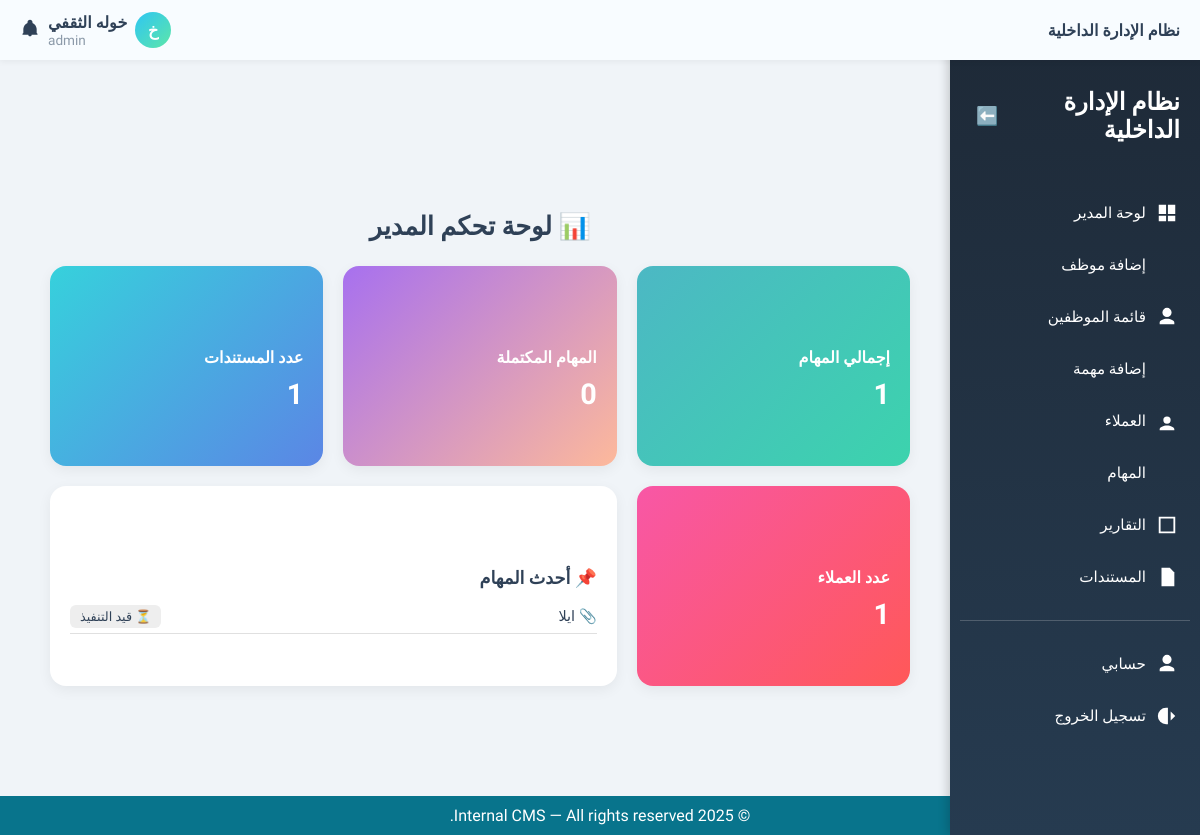
The app's page / (signed in) with its own data.
### core/role.py (models this page shows, shortened)
class Role(models.Model):
    name = models.CharField(max_length=50, unique=True)
    description = models.TextField(blank=True)

### tasks/models.py (models this page shows, shortened)
class Task(models.Model):
    STATUS_CHOICES = [
        ('pending', 'قيد التنفيذ'),
        ('completed', 'منتهية'),
        ('overdue', 'متأخرة'),
    ]
    title = models.CharField(max_length=255, verbose_name='عنوان المهمة')
    description = models.TextField(blank=True, verbose_name='الوصف')
    assigned_to = models.ForeignKey(User, on_delete=models.SET_NULL, null=True, blank=True, verbose_name='الموظف المكلّف')
    client = models.ForeignKey(Client, on_delete=models.SET_NULL, null=True, blank=True, verbose_name='العميل')
    status = models.CharField(max_length=20, choices=STATUS_CHOICES, default='pending', verbose_name='الحالة')
    due_date = models.DateField(null=True, blank=True, verbose_name='تاريخ الاستحقاق')
    file_url = models.URLField(max_length=1024, blank=True, null=True, verbose_name='رابط الملف')
    file_path = models.CharField(max_length=512, blank=True, null=True, verbose_name='مسار الملف')
    documents = models.ManyToManyField('content.Document', blank=True, verbose_name='مستندات إضافية')
    created_at = models.DateTimeField(auto_now_add=True, verbose_name='تاريخ الإنشاء')
    class Meta:
        verbose_name = 'مهمة'
        verbose_name_plural = 'المهام'
        ordering = ['-created_at']  # ترتيب المهام الأحدث أولاً

### core/views.py (the view, shortened to what this page needs)
# urls.py: path('', views.dashboard_view, name='dashboard'),
@login_required
def dashboard_view(request):
    try:
        profile = request.user.userprofile
        role = getattr(profile.role, 'name', 'viewer')
    except UserProfile.DoesNotExist:
        role = 'viewer'
    context = {
        'role': role,
        'total_clients': 0,
        'total_tasks': 0,
        'total_documents': 0,
        'tasks_pending': 0,
        'tasks_completed': 0,
        'tasks_overdue': 0,
        'latest_tasks': [],
    }
    if role == 'admin':
        context.update({
            'total_clients': Client.objects.count(),
            'total_tasks': Task.objects.count(),
            'total_documents': Document.objects.count(),
            'tasks_pending': Task.objects.filter(status='pending').count(),
            'tasks_completed': Task.objects.filter(status='completed').count(),
            'tasks_overdue': Task.objects.filter(status='overdue').count(),
            'latest_tasks': Task.objects.select_related('assigned_to').order_by('-created_at')[:5],
        })
    elif role == 'viewer':
        context['total_documents'] = Document.objects.filter(uploaded_by=request.user).count()
    template_map = {
        'admin': 'core/admin_dashboard.html',
        'staff': 'core/staff_dashboard.html',
        'viewer': 'core/viewer_dashboard.html',
    }
    template = template_map.get(role, 'core/admin_dashboard.html')
    return render(request, template, context)

### core/context_processors.py (called while the page is built)
def user_role(request):
    role = None
    if request.user.is_authenticated:
        if hasattr(request.user, 'userprofile'):
            role = request.user.userprofile.role.name
    return {'role': role}

### templates/core/admin_dashboard.html (shortened to what this page needs)
{% extends 'base.html' %}
{% load static %}
{% block content %}
<div class="reports-container">
  <h2 class="section-title">📊 لوحة تحكم المدير</h2>
  <div class="cards-grid">
    <a href="{% url 'task_list' %}" class="report-card gradient-green card-link">
      <h5>إجمالي المهام</h5>
      <p>{{ total_tasks }}</p>
    </a>
    <a href="{% url 'task_list' %}" class="report-card gradient-purple card-link">
      <h5>المهام المكتملة</h5>
      <p>{{ tasks_completed|default:"0" }}</p>
    </a>
    <a href="{% url 'document_list' %}" class="report-card gradient-blue card-link">
      <h5>عدد المستندات</h5>
      <p>{{ total_documents }}</p>
    </a>
    <a href="{% url 'client_list' %}" class="report-card gradient-pink card-link">
      <h5>عدد العملاء</h5>
      <p>{{ total_clients }}</p>
    </a>
    <div class="report-card white-card task-preview-card span-2">
      <h5 style="color:#2F4157;">📌 أحدث المهام</h5>
      <ul class="task-list">
        {% if latest_tasks %}
          {% for task in latest_tasks|slice:":3" %}
            <li class="task-item">
              <div class="task-title">
                <a href="{% url 'task_detail' task.id %}">📎 {{ task.title }}</a>
              </div>
              <div class="task-status">
                {% if task.status == 'pending' %}
                  <span class="status status-pending">⏳ قيد التنفيذ</span>
                {% elif task.status == 'completed' %}
                  <span class="status status-completed">✅ منتهية</span>
                {% elif task.status == 'overdue' %}
                  <span class="status status-overdue">⏰ متأخرة</span>
                {% endif %}
              </div>
            </li>
          {% endfor %}
        {% else %}
          <li class="task-item" style="justify-content: center; color: #9ba9bb;">
            لا توجد مهام حتى الآن.
          </li>
        {% endif %}
      </ul>
    </div>
  </div>
</div>
{% endblock %}

### templates/header.html (shortened to what this page needs)
<div class="header">
  <div class="logo">
    <span class="logo-text">نظام الإدارة الداخلية</span>
  </div>
  <div class="user-section">
    <div class="user-top-row">
      <span class="avatar-circle">{{ request.user.first_name|first|upper }}</span>
<div class="user-dropdown">
  <div class="user-info">
    <span class="user-name">{{ request.user.get_full_name }}</span>
    <div class="user-role">{{ role }}</div>
  </div>
</div>
            <div class="notification-icon">
        <svg viewBox="0 0 24 24">
          <path d="M12 2C10.3 2 9 3.3 9 5v1.1C6.2 7.2 4.3 9.9 4 13v5l-1 1v1h18v-1l-1-1v-5c-.3-3.1-2.2-5.8-5-6.9V5c0-1.7-1.3-3-3-3zm0 20c1.1 0 2-.9 2-2h-4c0 1.1.9 2 2 2z"/>
        </svg>
      </div>
    </div>
  </div>
</div>

### templates/base.html (style rules this page uses)
html, body { max-width: 100%; overflow-x: hidden; font-family: 'Tajawal', sans-serif; background-color: #F4EFEB; color: #2F4157; margin: 0; padding: 0; padding-top: 60px; }
.section-title { font-size: 1.8rem; margin-bottom: 20px; color: #2F4157; }
.cards-grid { display: grid; grid-template-columns: repeat(auto-fit, minmax(220px, 1fr)); gap: 20px; margin-bottom: 30px; }

### templates/core/admin_dashboard.html (style rules this page uses)
body { background-color: #F0F4F8; font-family: 'Tajawal', sans-serif; }
.reports-container { padding: 50px 30px; max-width: 1100px; margin: auto; }
.section-title { font-size: 1.6rem; color: #2F4157; margin-bottom: 25px; text-align: center; }
.cards-grid { display: grid; grid-template-columns: repeat(auto-fit, minmax(240px, 1fr)); gap: 20px; margin-bottom: 40px; align-items: stretch; }
.report-card { border-radius: 16px; padding: 25px 20px; box-shadow: 0 4px 14px rgba(0,0,0,0.06); transition: all 0.3s ease; display: flex; flex-direction: column; justify-content: center; min-height: 150px; cursor: pointer; }
.report-card h5 { font-size: 1rem; font-weight: 600; margin-bottom: 10px; color: #fff; }
.report-card p { font-size: 1.8rem; font-weight: bold; margin: 0; color: #fff; }
.gradient-blue { background: linear-gradient(135deg, #36D1DC, #5B86E5); }
.gradient-green { background: linear-gradient(135deg, #4CB8C4, #3CD3AD); }
.gradient-purple { background: linear-gradient(135deg, #A770EF, #FDB99B); }
.gradient-pink { background: linear-gradient(135deg, #F857A6, #FF5858); }
.white-card { background: #ffffff !important; color: #2F4157 !important; text-align: right; }
.task-preview-card h5 { font-size: 1.1rem; font-weight: 700; margin-bottom: 12px; color: #2F4157; }
.task-list { list-style: none; padding: 0; margin: 0; text-align: right; }
.task-item { display: flex; justify-content: space-between; align-items: center; padding: 8px 0; border-bottom: 1px solid #e0e0e0; font-size: 0.9rem; }
.task-title a { font-weight: 500; color: #2F4157; text-decoration: none; }
.task-status .status { padding: 4px 10px; border-radius: 6px; font-size: 0.8rem; font-weight: 500; background: #eee; color: #2F4157; }
.status-pending { background: #FFF3CD; color: #856404; }
.card-link { text-decoration: none; color: inherit; display: flex; flex-direction: column; justify-content: center; }
.span-2 { grid-column: span 2; }

### templates/header.html (style rules this page uses)
.header { background: #f8fcff; color: #2F4157; height: 60px; padding: 0 20px; font-family: 'Tajawal', sans-serif; display: flex; justify-content: space-between; align-items: center; box-shadow: 0 2px 6px rgba(0,0,0,0.05); direction: rtl; position: fixed; top: 0; left: 0; right: 0; z-index: 1000; }
.logo-text { font-size: 1rem; font-weight: 700; }
.user-section { display: flex; flex-direction: column; align-items: flex-end; gap: 4px; }
.user-top-row { display: flex; align-items: center; gap: 8px; }
.notification-icon svg { width: 20px; height: 20px; fill: #2F4157; cursor: pointer; }
.user-name { font-size: 1rem; font-weight: 700; margin: 0; margin-bottom: 0rem; color: #2F4157; }
.avatar-circle { display: flex; align-items: center; justify-content: center; width: 36px; height: 36px; border-radius: 50%; background: linear-gradient(135deg, #2EC6F3, #5DE6A9); color: #fff; font-size: 1rem; font-weight: bold; }
.user-info { display: flex; flex-direction: column; align-items: flex-end; text-align: right; }
.user-role { font-size: 0.85rem; margin: 0; margin-top: 0rem; text-align: right; color: #8c9aa9; }
.user-dropdown { position: relative; display: inline-block; }
.user-info { display: flex; flex-direction: column; align-items: flex-end; cursor: pointer; }

### records on screen
Role: name "admin"
Task: title "ايلا", status "⏳ قيد التنفيذ"

### other values on screen
{{ request.user.first_name|first|upper }} "خ"
{{ request.user.get_full_name }} "خوله الثقفي"
{{ total_tasks }} "1"
{{ tasks_completed|default:"0" }} "0"
{{ total_documents }} "1"
{{ total_clients }} "1"
